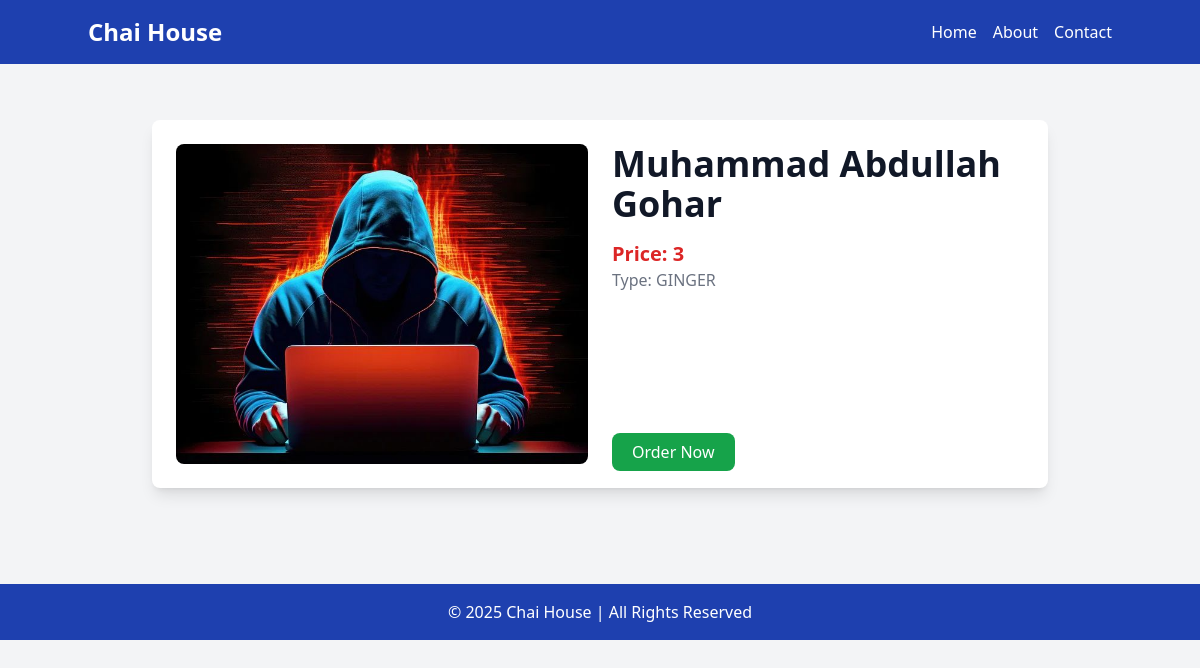
Screenshot of /chai/5/ with the database file from the repository.
### chai/models.py (models this page shows, shortened)
class Chaiverity(models.Model):
    CHAI_TYPE_CHOICE = [
        ("MASALA", "Masala"),
        ("GINGER", "Ginger"),
        ("KIWI", "Kiwi"),
        ("PLAIN", "Plain"),
        ("ELACHI", "Elachi"),
    ]
    name = models.CharField(max_length=50)  # Increased length
    image = models.ImageField(upload_to="chais/", max_length=100)  # File name limit fix
    time = models.DateTimeField(default=timezone.now)
    type = models.CharField(max_length=10, choices=CHAI_TYPE_CHOICE)  # Increased length
    description = models.TextField(default="", blank=True, null=True)
    price = models.IntegerField(default=0)

### chai/views.py (the view)
# urls.py: path('<int:chai_id>/',views.chai_detail,name="chai_detail"),
def chai_detail(request,chai_id):
    chai =get_object_or_404(Chaiverity,pk=chai_id)
    return render(request, 'chai/chai_detail.html',{'chai':chai})

### chai/templates/chai/chai_detail.html (shortened to what this page needs)
{% extends "layout.html" %}
{% block content %}
<div class="max-w-4xl mx-auto bg-white shadow-lg rounded-lg overflow-hidden my-8 p-6">
  <div class="grid grid-cols-1 md:grid-cols-2 gap-6">
    <div>
      <img src="{{ chai.image.url }}" alt="{{ chai.name }}" class="w-full h-80 object-cover rounded-lg">
    </div>
    <div class="flex flex-col justify-between">
      <div>
        <h1 class="text-4xl font-bold text-gray-900">{{ chai.name }}</h1>
        <p class="text-xl font-semibold text-red-600 mt-4">Price: {{ chai.price }}</p>
        <p class="text-md text-gray-500">Type: {{ chai.type }}</p>
      </div>
      <div class="mt-6">
        <a href="#" class="bg-green-600 text-white px-5 py-2 rounded-lg hover:bg-green-700 transition duration-300">Order Now</a>
      </div>
    </div>
  </div>
</div>
{% endblock %}

### rows the page displays
Chaiverity: image (picture), name "Muhammad Abdullah Gohar", price "3", type "GINGER"
